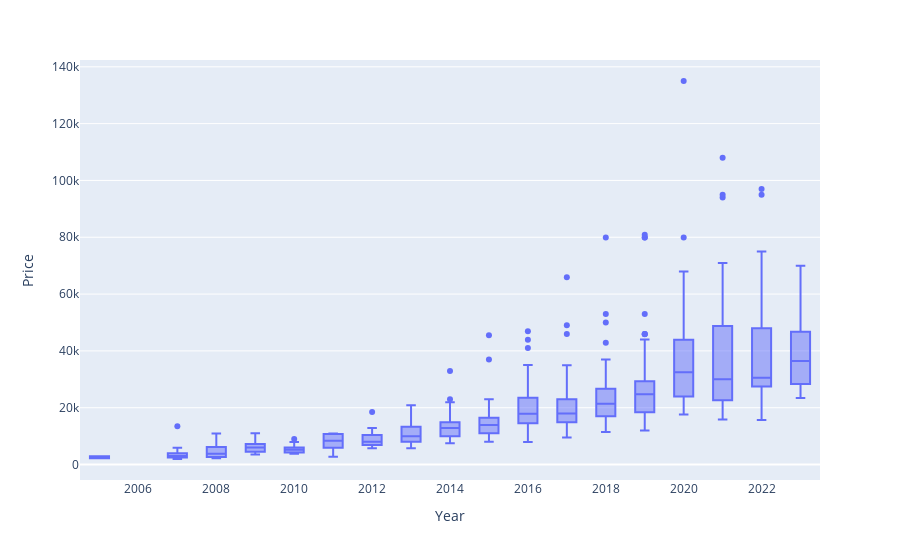

Source (notebook cell):
### Code cell
px.box(x=df_year_price['Year:'], y=df_year_price['Price:'], labels={'x': 'Year', 'y': 'Price'})

### Figure 1 — Plotly figure (JSON) as saved in the notebook; plotly's stock layout.template omitted (floating-point values rounded to 4 significant figures; data arrays with more than 128 entries replaced by an {"elided": "..."} marker saying what was removed)
{"data": [{"alignmentgroup": "True", "hovertemplate": "Year=%{x}<br>Price=%{y}<extra></extra>", "legendgroup": "", "marker": {"color": "#636efa"}, "name": "", "notched": false, "offsetgroup": "", "orientation": "v", "showlegend": false, "type": "box", "x": {"elided": "899 int values"}, "x0": " ", "xaxis": "x", "y": {"elided": "899 int values"}, "y0": " ", "yaxis": "y"}], "layout": {"boxmode": "group", "legend": {"tracegroupgap": 0}, "margin": {"t": 60}, "xaxis": {"anchor": "y", "domain": [0, 1], "title": {"text": "Year"}}, "yaxis": {"anchor": "x", "domain": [0, 1], "title": {"text": "Price"}}}}
